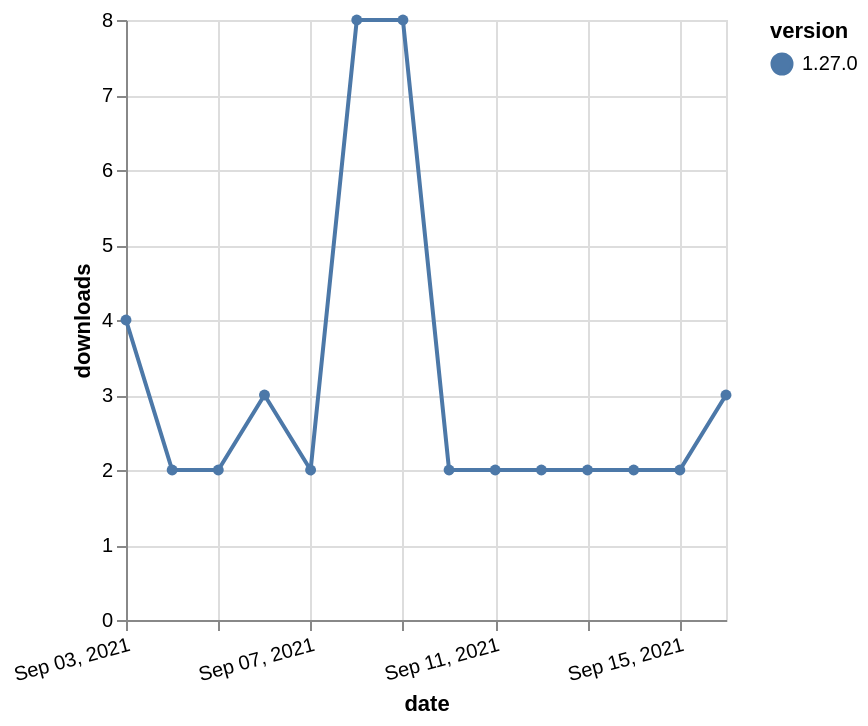

Express this chart as Vega-Lite.
### Vega-Lite specification from a JSON file in a GitHub repository (floating-point values rounded to 4 significant figures)
{"$schema": "https://vega.github.io/schema/vega-lite/v5.json", "description": "A simple bar chart with embedded data.", "data": {"values": [{"date": "2021-09-03", "total": 3868, "delta": 4, "version": "1.27.0"}, {"date": "2021-09-04", "total": 3870, "delta": 2, "version": "1.27.0"}, {"date": "2021-09-05", "total": 3872, "delta": 2, "version": "1.27.0"}, {"date": "2021-09-06", "total": 3875, "delta": 3, "version": "1.27.0"}, {"date": "2021-09-07", "total": 3877, "delta": 2, "version": "1.27.0"}, {"date": "2021-09-08", "total": 3885, "delta": 8, "version": "1.27.0"}, {"date": "2021-09-09", "total": 3893, "delta": 8, "version": "1.27.0"}, {"date": "2021-09-10", "total": 3895, "delta": 2, "version": "1.27.0"}, {"date": "2021-09-11", "total": 3897, "delta": 2, "version": "1.27.0"}, {"date": "2021-09-12", "total": 3899, "delta": 2, "version": "1.27.0"}, {"date": "2021-09-13", "total": 3901, "delta": 2, "version": "1.27.0"}, {"date": "2021-09-14", "total": 3903, "delta": 2, "version": "1.27.0"}, {"date": "2021-09-15", "total": 3905, "delta": 2, "version": "1.27.0"}, {"date": "2021-09-16", "total": 3908, "delta": 3, "version": "1.27.0"}]}, "width": "container", "mark": {"type": "line", "point": {"filled": true}}, "encoding": {"x": {"field": "date", "type": "temporal", "timeUnit": "yearmonthdate", "title": "date", "axis": {"labelAngle": -15}}, "y": {"field": "delta", "type": "quantitative", "title": "downloads"}, "color": {"field": "version", "type": "nominal"}, "tooltip": {"field": "delta"}}}
